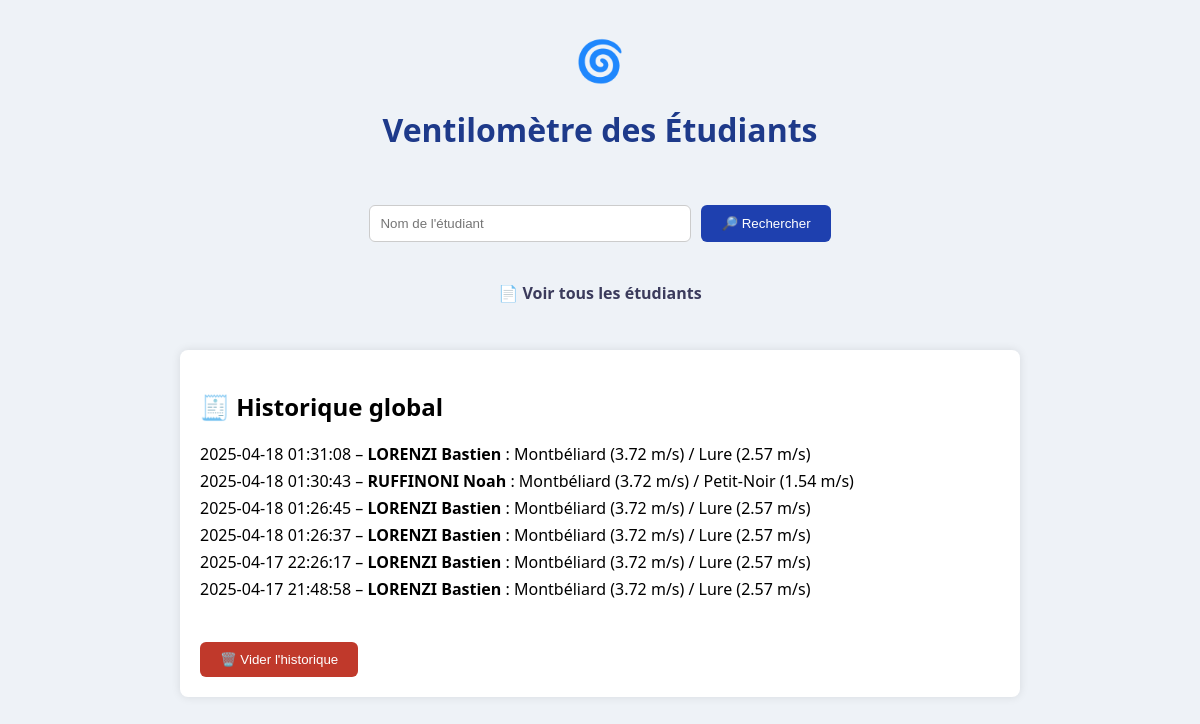
The page / on the database its author committed.
### tables this page shows
CREATE TABLE historique_recherches (
    id INTEGER PRIMARY KEY AUTOINCREMENT,
    nom TEXT NOT NULL,
    ville1 TEXT,
    vent1 REAL,
    ville2 TEXT,
    vent2 REAL,
    heure TEXT
, prenom TEXT);

### app.py (the view, shortened to what this page needs)
@app.route("/", methods=["GET", "POST"])
def index():
    result = None  # Dictionnaire des résultats d'une recherche utilisateur
    historique = []  # Historique global des recherches
    historique_utilisateur = []  # Historique des recherches d'un utilisateur spécifique
    vent_collectif = None  # Vent médian collectif du jour
    conn = sqlite3.connect("students.db")
    cursor = conn.cursor()
    try:
        cursor.execute("ALTER TABLE historique_recherches ADD COLUMN prenom TEXT")
    except sqlite3.OperationalError:
        pass  # Ignore l'erreur si la colonne existe déjà
    cursor.execute("SELECT vent FROM meteo WHERE date = date('now')")
    vents = [row[0] for row in cursor.fetchall() if row[0] is not None]
    if vents:
        vents.sort()
        n = len(vents)
        vent_collectif = vents[n // 2] if n % 2 == 1 else (vents[n // 2 - 1] + vents[n // 2]) / 2
    cursor.execute("SELECT * FROM historique_recherches ORDER BY id DESC LIMIT 10")
    historique = cursor.fetchall()
    if result:
        cursor.execute("SELECT * FROM historique_recherches WHERE nom = ?", (result["nom"],))
        historique_utilisateur = cursor.fetchall()
    conn.commit()
    conn.close()
    return render_template("index.html", result=result, historique=historique,
                           historique_utilisateur=historique_utilisateur, vent_collectif=vent_collectif)

### templates/index.html (shortened to what this page needs)
<!DOCTYPE html>
<html lang="fr">
<head>
</head>
<body>
    <div class="logo">🌀</div>
    <h1> Ventilomètre des Étudiants </h1>
    <form method="POST">
        <input type="text" name="nom" placeholder="Nom de l'étudiant" required>
        <button type="submit">🔎 Rechercher</button>
    </form>
    <div class="students-link">
        <p>📄 <a href="{{ url_for('etudiants') }}">Voir tous les étudiants</a></p>
    </div>
    {% if historique %}
    <div class="history">
        <h2>🧾 Historique global</h2>
        <ul>
            {% for r in historique %}
            <li>
                {{ r[6] }} – <strong>{{ r[1] }} {{ r[7] }}</strong> :
                {{ r[2] }} ({{ r[3] }} m/s)
                {% if r[4] %}/ {{ r[4] }} ({{ r[5] }} m/s){% endif %}
            </li>
            {% endfor %}
        </ul>
        <form method="POST" action="{{ url_for('clear_history') }}">
            <button class="btn-clear">🗑️ Vider l'historique</button>
        </form>
</div>
    {% endif %}
</body>
</html>

### templates/index.html (style rules this page uses)
body { font-family: 'Segoe UI', sans-serif; background-color: #eef2f7; margin: 0; padding: 2rem; display: flex; flex-direction: column; align-items: center; }
h1 { color: #1e3a8a; text-align: center; }
.logo { font-size: 40px; }
form { margin-top: 2rem; display: flex; flex-direction: row; gap: 10px; }
input[type=text] { padding: 10px; width: 300px; border-radius: 6px; border: 1px solid #ccc; }
button { padding: 10px 20px; background-color: #1e40af; color: white; border: none; border-radius: 6px; cursor: pointer; }
.students-link { margin-top: 1.5rem; text-align: center; }
.students-link a { color: #3b3b5c; text-decoration: none; font-weight: bold; }
.result, .history { margin-top: 30px; padding: 20px; background: white; border-radius: 8px; width: 80%; max-width: 800px; box-shadow: 0 0 10px rgba(0,0,0,0.1); }
ul { list-style-type: none; padding-left: 0; }
li { margin: 5px 0; }
.btn-clear { margin-top: 10px; background-color: #c0392b; }

### rows shown on the page
historique_recherches: heure "2025-04-18 01:31:08", nom "LORENZI", prenom "Bastien", ville1 "Montbéliard", vent1 "3.72", ville2 "Lure", vent2 "2.57"
historique_recherches: heure "2025-04-18 01:30:43", nom "RUFFINONI", prenom "Noah", ville1 "Montbéliard", vent1 "3.72", ville2 "Petit-Noir", vent2 "1.54"
historique_recherches: heure "2025-04-18 01:26:45", nom "LORENZI", prenom "Bastien", ville1 "Montbéliard", vent1 "3.72", ville2 "Lure", vent2 "2.57"
historique_recherches: heure "2025-04-18 01:26:37", nom "LORENZI", prenom "Bastien", ville1 "Montbéliard", vent1 "3.72", ville2 "Lure", vent2 "2.57"
historique_recherches: heure "2025-04-17 22:26:17", nom "LORENZI", prenom "Bastien", ville1 "Montbéliard", vent1 "3.72", ville2 "Lure", vent2 "2.57"
historique_recherches: heure "2025-04-17 21:48:58", nom "LORENZI", prenom "Bastien", ville1 "Montbéliard", vent1 "3.72", ville2 "Lure", vent2 "2.57"
